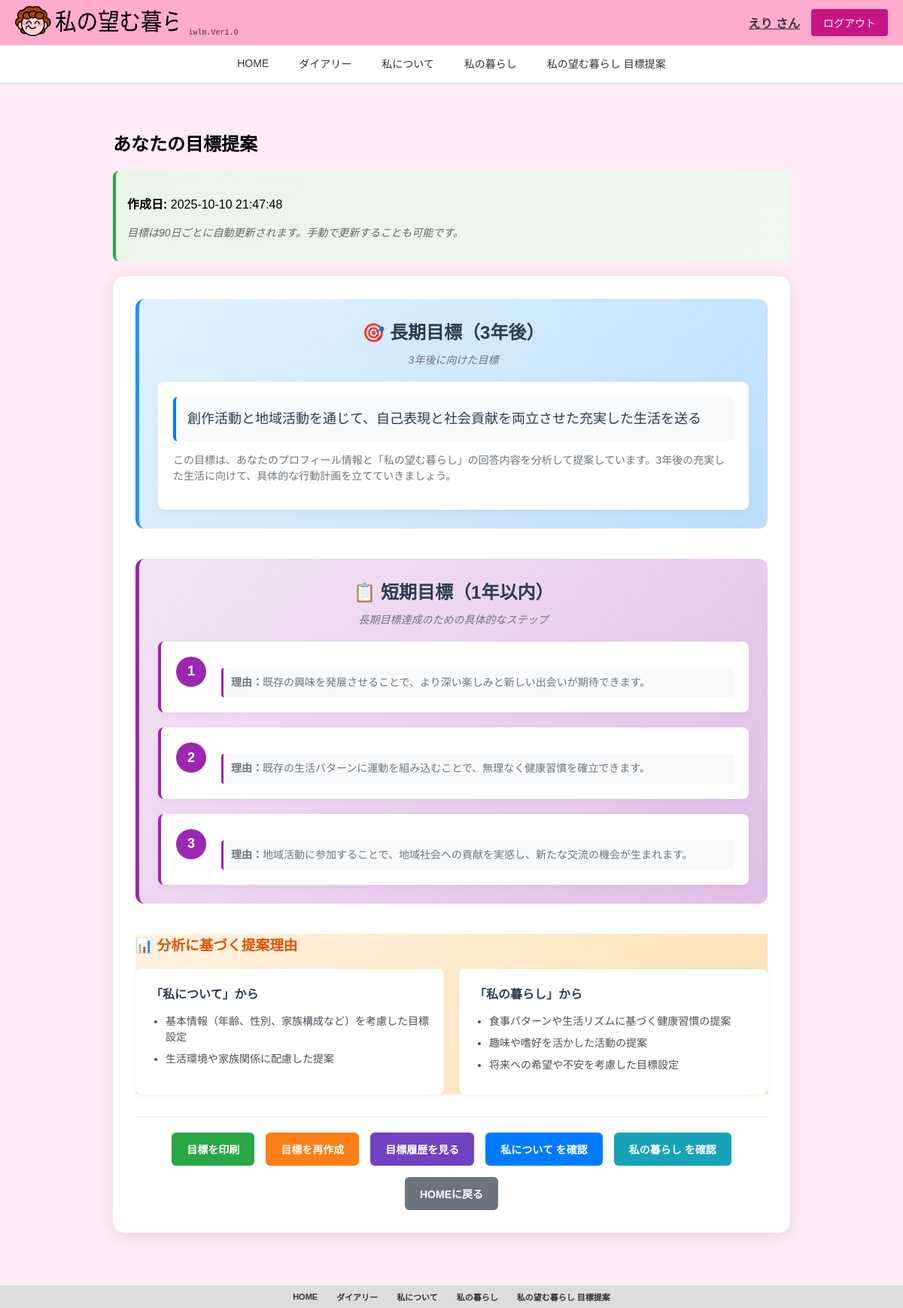
The page /goals (signed in) on the database its author committed.
### tables this page shows
CREATE TABLE user_goals (
                id INTEGER PRIMARY KEY AUTOINCREMENT,
                user_id VARCHAR(50) NOT NULL,
                long_term_goal TEXT NOT NULL,
                short_term_goals TEXT NOT NULL,
                goals_version INTEGER DEFAULT 1,
                created_at TIMESTAMP DEFAULT CURRENT_TIMESTAMP,
                FOREIGN KEY (user_id) REFERENCES users (user_id)
            );

### app.py (the view, shortened to what this page needs)
@app.route("/goals")
@login_required
def goals():
    print("goals")
    if session.get("user_type") == "family":
        parent_user_id = session.get("parent_user_id")
        user_id = parent_user_id
    else:
        user_id = session["user_id"]
    updated = request.args.get("updated", False)
    latest_goals = db.get_latest_user_goals(user_id)
    data_changed = False if updated else db.has_data_changed(user_id)
    needs_update = db.should_update_goals(user_id)
    if not latest_goals or needs_update:
        if session.get("user_type") == "family":
            if not latest_goals:
                goals_data = db.analyze_user_goals(user_id)
                saved_id = db.save_user_goals_check(user_id, goals_data)
                is_new_goals = saved_id is not None
            else:
                goals_data = {"long_term_goal": latest_goals[2], "short_term_goals": latest_goals[3]}
                is_new_goals = False
        elif not data_changed:
            if not latest_goals:
                goals_data = db.analyze_user_goals(user_id)
                saved_id = db.save_user_goals_check(user_id, goals_data)
                is_new_goals = saved_id is not None
            else:
                goals_data = {"long_term_goal": latest_goals[2], "short_term_goals": latest_goals[3]}
                is_new_goals = False
    else:
        goals_data = {"long_term_goal": latest_goals[2], "short_term_goals": latest_goals[3]}
        is_new_goals = False
    user_data = db.get_user_by_id(user_id)
    return render_template(
        "goals.html",
        goals=goals_data,
        user=user_data,
        is_new_goals=is_new_goals,
        goals_created_at=latest_goals[5] if latest_goals else None,
        data_changed=data_changed,
    )

### app.py (called while the page is built)
def login_required(f):
    @wraps(f)
    def decorated_function(*args, **kwargs):
        if "user_id" not in session:
            return redirect(url_for("index"))
        return f(*args, **kwargs)
    return decorated_function

### config.py (called while the page is built)
    def _parse_datetime(self, datetime_str):
        try:
            if "." in datetime_str:
                return datetime.datetime.strptime(datetime_str, "%Y-%m-%d %H:%M:%S.%f")
            else:
                return datetime.datetime.strptime(datetime_str, "%Y-%m-%d %H:%M:%S")
        except ValueError:
            return datetime.datetime.now()

    def get_connection(self):
        conn = sqlite3.connect(self.db_path, timeout=30.0)
        conn.execute("PRAGMA journal_mode=WAL")
        conn.execute("PRAGMA busy_timeout=30000")  # 30秒
        return conn

    def get_user_by_id(self, user_id):
        conn = self.get_connection()
        cursor = conn.cursor()
        cursor.execute(
            """
            SELECT id, user_id, email, password, user_type, name, furigana, nickname,
                   gender, birth_date, family_id1, family_id2, family_id3,
                   created_at, updated_at
            FROM users WHERE user_id = ?
        """,
            (user_id,),
        )
        user = cursor.fetchone()
        conn.close()
        return user

    def get_latest_user_goals(self, user_id):
        import json
        conn = self.get_connection()
        cursor = conn.cursor()
        cursor.execute(
            "SELECT * FROM user_goals WHERE user_id = ? ORDER BY created_at DESC LIMIT 1", (user_id,)
        )
        goal = cursor.fetchone()
        if goal:
            parsed_goal = list(goal)
            parsed_goal[3] = json.loads(goal[3])  # short_term_goalsをパース
            conn.close()
            return parsed_goal
        conn.close()
        return None

    def should_update_goals(self, user_id):
        import datetime
        conn = self.get_connection()
        cursor = conn.cursor()
        cursor.execute(
            "SELECT created_at FROM user_goals WHERE user_id = ? ORDER BY created_at DESC LIMIT 1", (user_id,)
        )
        result = cursor.fetchone()
        conn.close()
        if not result:
            return True  # 目標が存在しない場合は作成
        last_created = self._parse_datetime(result[0])
        return True

### templates/goals.html (shortened to what this page needs)
{% extends "base.html" %}
{% block nickname %}{{ session.get('nickname', 'ゲスト') }}{% endblock %}
{% block content %}
<div class="goals-page">
    <h2>あなたの目標提案</h2>
    <div class="goals-info-header">
        {% if goals_created_at %}
        <div class="goals-date-info">
            <p><strong>作成日:</strong> {{ goals_created_at }}</p>
        </div>
        {% endif %}
        <div class="goals-update-info">
            {% if session.get('user_type') == 'family' %}
            <p><em>家族ユーザーは目標の閲覧のみ可能です。目標の作成・更新は本人ユーザーが行います。</em></p>
            {% else %}
            <p><em>目標は90日ごとに自動更新されます。手動で更新することも可能です。</em></p>
            {% endif %}
        </div>
    </div>
    <div class="goals-container">
        <div class="goal-section long-term-goal">
            <div class="goal-header">
                <h3>🎯 長期目標（3年後）</h3>
                <div class="goal-period">3年後に向けた目標</div>
            </div>
            <div class="goal-content">
                <div class="goal-text">
                    {{ goals.long_term_goal }}
                </div>
                <div class="goal-explanation">
                    <p>この目標は、あなたのプロフィール情報と「私の望む暮らし」の回答内容を分析して提案しています。3年後の充実した生活に向けて、具体的な行動計画を立てていきましょう。</p>
                </div>
            </div>
        </div>
        <div class="goal-section short-term-goals">
            <div class="goal-header">
                <h3>📋 短期目標（1年以内）</h3>
                <div class="goal-period">長期目標達成のための具体的なステップ</div>
            </div>
            <div class="short-goals-list">
                {% for goal in goals.short_term_goals %}
                <div class="short-goal-item">
                    <div class="goal-number">{{ loop.index }}</div>
                    <div class="goal-details">
                        <div class="goal-reason">
                            <strong>理由：</strong>{{ goal.reason }}
                        </div>
                    </div>
                </div>
                {% endfor %}
            </div>
        </div>
        <div class="analysis-section">
            <div class="analysis-header">
                <h3>📊 分析に基づく提案理由</h3>
            </div>
            <div class="analysis-content">
                <div class="analysis-item">
                    <h4>「私について」から</h4>
                    <ul>
                        <li>基本情報（年齢、性別、家族構成など）を考慮した目標設定</li>
                        <li>生活環境や家族関係に配慮した提案</li>
                    </ul>
                </div>
                <div class="analysis-item">
                    <h4>「私の暮らし」から</h4>
                    <ul>
                        <li>食事パターンや生活リズムに基づく健康習慣の提案</li>
                        <li>趣味や嗜好を活かした活動の提案</li>
                        <li>将来への希望や不安を考慮した目標設定</li>
                    </ul>
                </div>
            </div>
        </div>
        <div class="goals-actions">
            <button onclick="printGoals()" class="print-btn">目標を印刷</button>
            {% if session.get('user_type') != 'family' %}
            <form method="POST" action="{{ url_for('update_goals') }}" class="inline-form">
                <button type="submit" class="update-btn" onclick="return confirm('目標を作成しますか？新しいデータに基づいて目標が再生成されます。')">目標を再作成</button>
            </form>
            {% endif %}
            <a href="{{ url_for('goals_history') }}" class="history-btn">目標履歴を見る</a>
            <a href="{{ url_for('profile_table') }}" class="profile-btn">私について を確認</a>
            <a href="{{ url_for('iwlm_table') }}" class="iwlm-btn">私の暮らし を確認</a>
            <a href="{{ url_for('dashboard') }}" class="back-btn">HOMEに戻る</a>
        </div>
    </div>
</div>
{% endblock %}

### static/style.css (style rules this page uses)
body { background-color: #FFEBF6; margin: 0; padding: 0; font-family: Arial, sans-serif; min-height: 100vh; }
.print-btn { background: #dc3545; color: white; border: none; padding: 10px 20px; border-radius: 5px; cursor: pointer; font-size: 14px; }
.edit-btn, .create-btn, .delete-btn, .back-btn { padding: 10px 20px; border: none; border-radius: 5px; cursor: pointer; text-decoration: none; font-size: 14px; text-align: center; display: inline-block; }
.back-btn { background: #6c757d; color: white; }
.list-btn, .calendar-btn, .back-btn { padding: 10px 20px; background: #007bff; color: white; text-decoration: none; border-radius: 5px; font-size: 14px; }
.goals-page { max-width: 900px; margin: 0 auto; padding: 20px; }
.goals-container { background: white; border-radius: 15px; box-shadow: 0 4px 20px rgba(0, 0, 0, 0.1); padding: 30px; margin-bottom: 20px; }
.goal-section { margin-bottom: 40px; padding: 25px; border-radius: 12px; background: linear-gradient(135deg, #f8f9fa 0%, #e9ecef 100%); border-left: 5px solid #007bff; }
.long-term-goal { background: linear-gradient(135deg, #e3f2fd 0%, #bbdefb 100%); border-left-color: #2196f3; }
.short-term-goals { background: linear-gradient(135deg, #f3e5f5 0%, #e1bee7 100%); border-left-color: #9c27b0; }
.goal-header { margin-bottom: 20px; text-align: center; }
.goal-header h3 { color: #2c3e50; font-size: 24px; margin: 0 0 10px 0; font-weight: bold; }
.goal-period { color: #6c757d; font-size: 14px; font-style: italic; }
.goal-content { background: white; padding: 20px; border-radius: 8px; box-shadow: 0 2px 10px rgba(0, 0, 0, 0.05); }
.goal-text { font-size: 18px; line-height: 1.6; color: #2c3e50; margin-bottom: 15px; padding: 15px; background: #f8f9fa; border-radius: 6px; border-left: 4px solid #007bff; }
.goal-explanation { font-size: 14px; color: #6c757d; line-height: 1.5; }
.short-goals-list { display: flex; flex-direction: column; gap: 20px; }
.short-goal-item { display: flex; gap: 20px; background: white; padding: 20px; border-radius: 8px; box-shadow: 0 2px 10px rgba(0, 0, 0, 0.05); border-left: 4px solid #9c27b0; }
.goal-number { flex-shrink: 0; width: 40px; height: 40px; background: #9c27b0; color: white; border-radius: 50%; display: flex; align-items: center; justify-content: center; font-weight: bold; font-size: 18px; }
.goal-details { flex: 1; }
.goal-reason { font-size: 14px; line-height: 1.4; color: #6c757d; background: #f8f9fa; padding: 10px; border-radius: 4px; border-left: 3px solid #9c27b0; }
.analysis-section { background: linear-gradient(135deg, #fff3e0 0%, #ffe0b2 100%); border-left-color: #ff9800; margin-top: 30px; }
.analysis-header h3 { color: #e65100; }
.analysis-content { display: grid; grid-template-columns: 1fr 1fr; gap: 20px; margin-top: 20px; }
.analysis-item { background: white; padding: 20px; border-radius: 8px; box-shadow: 0 2px 10px rgba(0, 0, 0, 0.05); }
.analysis-item h4 { color: #2c3e50; font-size: 16px; margin: 0 0 15px 0; font-weight: bold; }
.analysis-item ul { margin: 0; padding-left: 20px; }
.analysis-item li { font-size: 14px; line-height: 1.5; color: #495057; margin-bottom: 8px; }
.goals-actions { display: flex; gap: 15px; justify-content: center; flex-wrap: wrap; margin-top: 30px; padding-top: 20px; border-top: 1px solid #dee2e6; }
.print-btn, .profile-btn, .iwlm-btn, .back-btn, .update-btn, .history-btn, .current-goals-btn { padding: 12px 20px; border: none; border-radius: 6px; cursor: pointer; font-size: 14px; font-weight: bold; text-decoration: none; display: inline-block; transition: all 0.3s ease; }
.print-btn { background: #28a745; color: white; }
.profile-btn { background: #007bff; color: white; }
.iwlm-btn { background: #17a2b8; color: white; }
.update-btn { background: #fd7e14; color: white; }
.history-btn { background: #6f42c1; color: white; }
.goals-info-header { background: linear-gradient(135deg, #e8f5e8 0%, #f0f8f0 100%); padding: 15px; border-radius: 8px; margin-bottom: 20px; border-left: 4px solid #28a745; }
.goals-date-info { margin-bottom: 10px; }
.goals-update-info { font-size: 14px; color: #666; }
.inline-form { display: inline; }

### rows shown on the page
user_goals: created_at "2025-10-10 21:47:48", long_term_goal "創作活動と地域活動を通じて、自己表現と社会貢献を両立させた充実した生活を送る"

### other values the page prints
{{ session.get('nickname', 'ゲスト') }} "えり"
{{ goal.reason }} "既存の興味を発展させることで、より深い楽しみと新しい出会いが期待できます。" "既存の生活パターンに運動を組み込むことで、無理なく健康習慣を確立できます。" "地域活動に参加することで、地域社会への貢献を実感し、新たな交流の機会が生まれます。"
